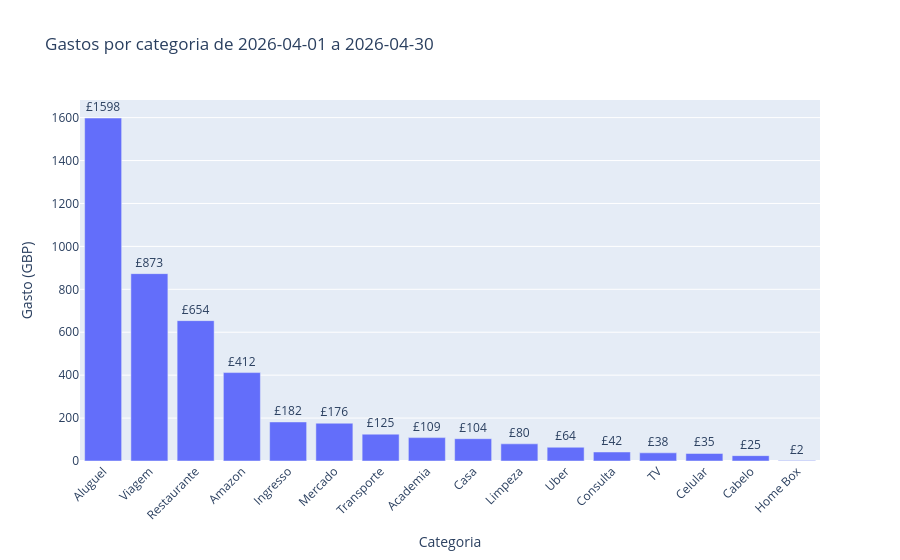
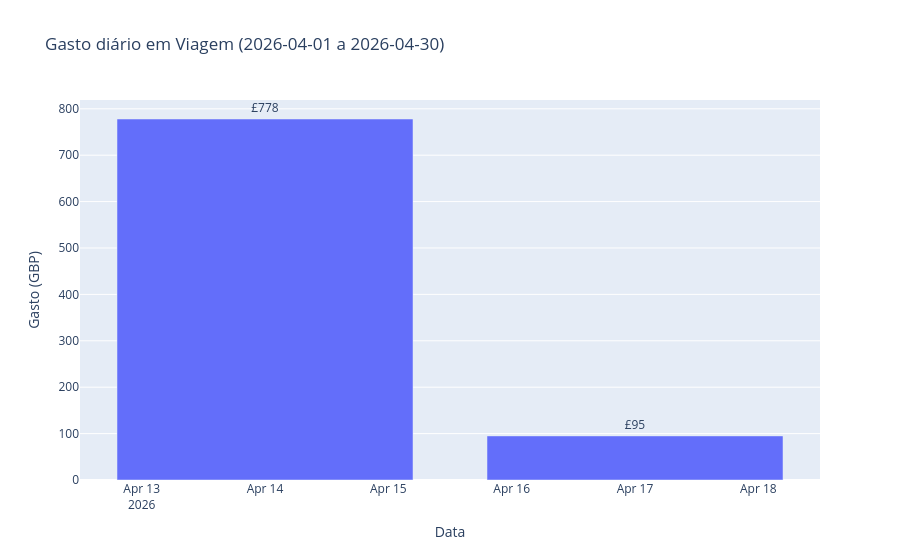

Write notebook code for charts like these, in order.
### Code cell
data_ini = "2026-04-01"
data_fim = "2026-04-30"

# Por categoria
tabela_cat, total_cat = gastos_por_categoria(df, data_ini, data_fim)
display(tabela_cat)

# Fixos x variáveis
t_fixos, total_fixos, t_var, total_var = custos_fixos_e_variaveis(df, data_ini, data_fim)
display(t_fixos)
display(t_var)

# Diário em Restaurante (com registros detalhados)
reg_rest = gastos_diarios_categoria(df, "Viagem", data_ini, data_fim)

### Figure 1 — Plotly figure (JSON) as saved in the notebook; plotly's stock layout.template omitted (floating-point values rounded to 4 significant figures)
{"data": [{"hovertemplate": "Categoria=%{x}<br>Gasto (GBP)=%{text}<extra></extra>", "legendgroup": "", "marker": {"color": "#636efa", "pattern": {"shape": ""}}, "name": "", "orientation": "v", "showlegend": false, "text": [1598.0, 873.0, 654.0, 412.0, 182.0, 176.0, 125.0, 109.0, 104.0, 80.0, 64.0, 42.0, 38.0, 35.0, 25.0, 2.0], "textposition": "outside", "texttemplate": "£%{text:.0f}", "type": "bar", "x": ["Aluguel", "Viagem", "Restaurante", "Amazon", "Ingresso", "Mercado", "Transporte", "Academia", "Casa", "Limpeza", "Uber", "Consulta", "TV", "Celular", "Cabelo", "Home Box"], "xaxis": "x", "y": [1598, 873, 654, 412, 182, 176, 125, 109, 104, 80, 64, 42, 38, 35, 25, 2], "yaxis": "y"}], "layout": {"barmode": "relative", "legend": {"tracegroupgap": 0}, "title": {"text": "Gastos por categoria de 2026-04-01 a 2026-04-30"}, "xaxis": {"anchor": "y", "domain": [0, 1], "tickangle": -45, "title": {"text": "Categoria"}}, "yaxis": {"anchor": "x", "domain": [0, 1], "title": {"text": "Gasto (GBP)"}}}}

### Figure 2 — Plotly figure (JSON) as saved in the notebook; plotly's stock layout.template omitted (floating-point values rounded to 4 significant figures)
{"data": [{"hovertemplate": "Data=%{x}<br>Gasto (GBP)=%{text}<extra></extra>", "legendgroup": "", "marker": {"color": "#636efa", "pattern": {"shape": ""}}, "name": "", "orientation": "v", "showlegend": false, "text": [778.0, 95.0], "textposition": "outside", "texttemplate": "£%{text:.0f}", "type": "bar", "x": ["2026-04-14T00:00:00.000000", "2026-04-17T00:00:00.000000"], "xaxis": "x", "y": [778, 95], "yaxis": "y"}], "layout": {"barmode": "relative", "hovermode": "x unified", "legend": {"tracegroupgap": 0}, "title": {"text": "Gasto diário em Viagem (2026-04-01 a 2026-04-30)"}, "xaxis": {"anchor": "y", "domain": [0, 1], "title": {"text": "Data"}}, "yaxis": {"anchor": "x", "domain": [0, 1], "title": {"text": "Gasto (GBP)"}}}}
